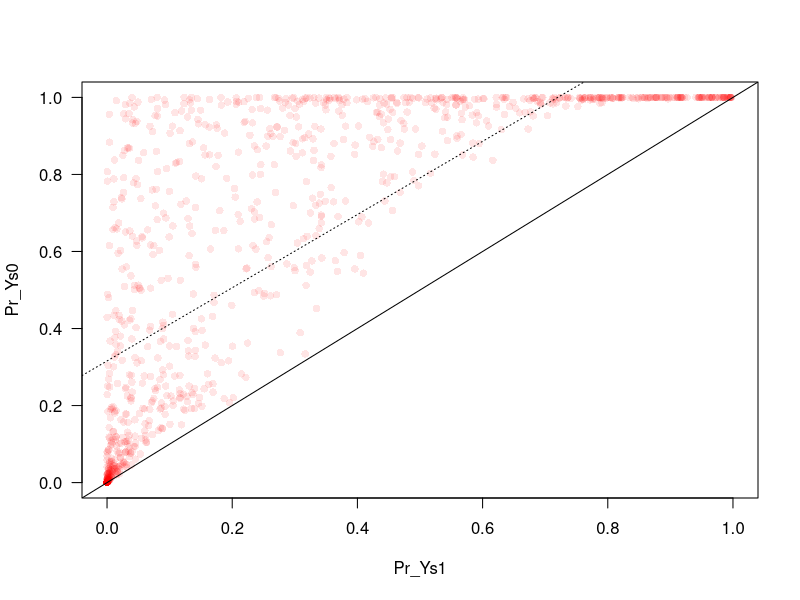

Source code (R):
library(MASS)
expit <- function(x) 1 / (1+exp(-x))

set.seed(573)
# Sample size
n <- 1000

# True parameters for the Xs
lx1 <- 1 ; lx2 <- 2; lx3 <- 3;
lx4 <- 4 ; lx5 <- 3; lx6 <- 2

# True parameters for Ys1|X=x
alpha <- c(0, -3, -.5, 5, -1.5, -2, 1)

# True parameters for Ys0|X=x
beta <- alpha * c(1,1,1,3,1,1,2)

# True parameters for S|X=x
gamma <- c(-.1, 1, -1, 1, -1, 1, -1)*1

# True parameters for r(X)
delta <- c(.05, -.5, .5, -.5, .5, -.0, .5)

# True parameters for Psi(X)  
zeta <- delta 

# Functions that takes sample size and true value of the parameters and outputs
# a simulated data in dataframe format

dgp <- function(n, Sigma, alpha, beta, gamma) {
# Generate Xs
X <- cbind(1, rexp(n, lx1), rexp(n, lx2), rexp(n, lx3), rexp(n, lx4), rexp(n, lx5), rexp(n, lx6))

# Generate Ss
rho <- expit(X %*% gamma)
S <- rbinom(n, 1, rho)

# Generate potential outcomes Y_s1 and Y_s0
Pr_Ys1 <- expit(X %*% alpha)
Pr_Ys0 <- expit(X %*% beta)

Y_s1 <- rbinom(n, 1, Pr_Ys1)
Y_s0 <- rbinom(n, 1, Pr_Ys0)

# Generate observed outcome Y (under partial implementation of an ITR)
Y <- S*Y_s1 + (1-S)*Y_s0

# Generate r(X)
r <-  as.numeric(X %*% delta < 0)

# Generate Psi(X)
psi <-  expit(X %*% zeta)

# Generate A
A <- ifelse(S==1, r, rbinom(n, 1, psi))

# Create C
C <- as.numeric(r==A)

return(data.frame(X=X, rho=rho, S=S, Pr_Ys1=Pr_Ys1, Pr_Ys0=Pr_Ys0, Y_s1=Y_s1, Y_s0=Y_s0, Y=Y, r=r, A=A, psi=psi, C=C))
}


# Compute true value of E[Y_s1] and E[Y_s0]
largeN <- 10^6
TrueVals <- apply(dgp(largeN, Sigma, alpha, beta, gamma)[, c("Y_s1", "Y_s0", "Y")], 2, mean) 

dat <- dgp(n, Sigma, alpha, beta, gamma)
with(dat[1:1500,], plot(Pr_Ys1, Pr_Ys0, pch=16, col=rgb(1,0,0, alpha=.1), xlim=c(0,1), ylim=c(0,1), las=1))
abline(lm(Pr_Ys0~Pr_Ys1, data=dat), lty=3)
abline(c(0,0), c(1,1))
table(dat$S)

### Test MOE No. 1
library(flexmix)

Model <- FLXMRglmfix(fixed = ~ 1, formula =  ~ -1 + X.2 + X.3 + X.4 + X.5 + X.6 + X.7, family = "binomial")
                         
concomitantModel <- FLXPmultinom(~ ~ 1 + X.2 + X.3 + X.4 + X.5 + X.6 + X.7 + C)

Moe <- stepFlexmix(cbind(Y, 1 - Y) ~  1,
               k = 2, model = Model,
               concomitant = concomitantModel, data = dat, nrep = 3)

refit_Moe <- refit(Moe)
summary(refit_Moe)

exp_coef <- parameters(Moe, which="model")
gate_coef <- parameters(Moe, which="concomitant")
exp_coef
gate_coef

temp <- model.matrix(~ 1 + X.2 + X.3 + X.4 + X.5 + X.6 + X.7, dat)
EY_s0s <- c(mean(expit(temp %*% exp_coef[,1])), mean(expit(temp %*% exp_coef[,2])) )
EY_s0s
TrueVals
